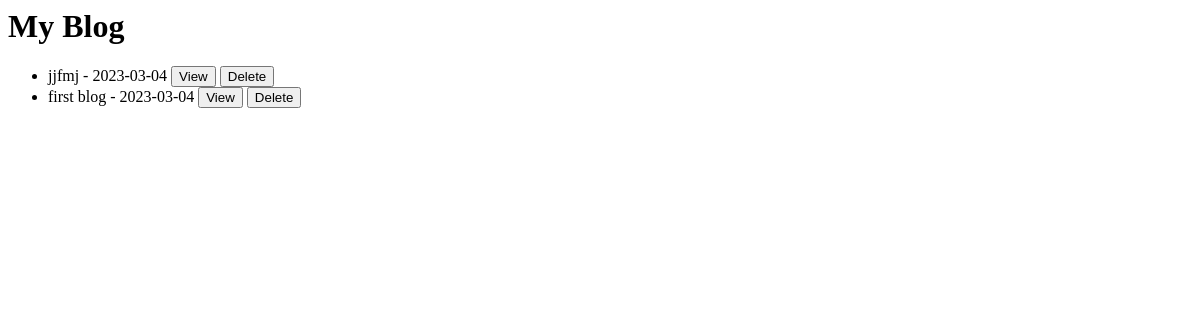
The page /details on the database as committed earlier.
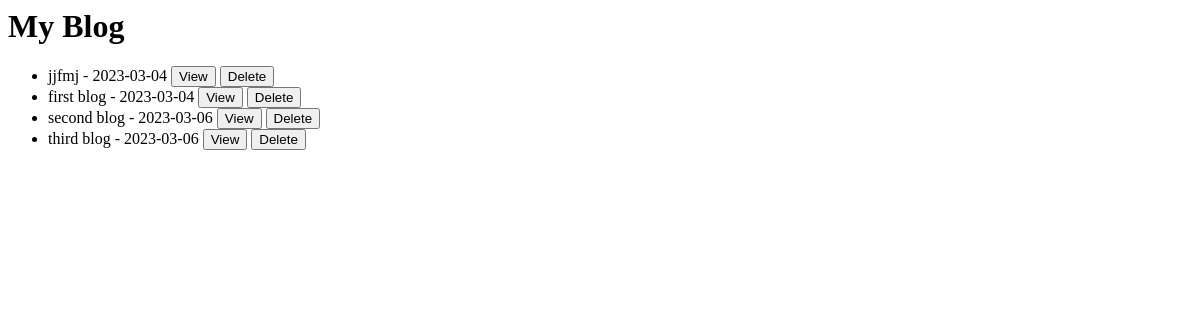
The same page on the database as committed later.
### models.py (models this page shows)
class BlogPost(db.Model):
    title = db.Column(db.String(100), primary_key=True)
    content = db.Column(db.Text, nullable=False)
    date_posted = db.Column(db.DateTime, nullable=False, default=datetime.utcnow)

### views.py (the view)
def details():
    posts = BlogPost.query.all()
    return render_template('details.html', posts=posts)

### templates/details.html
{% block content %}
  <h1>My Blog</h1>
  <ul>
    {% for post in posts %}
    <li>
      {{ post.title }} - {{ post.date_posted.strftime('%Y-%m-%d') }}
      <form action="{{ url_for('post', post_title=post.title) }}" method="GET" style="display: inline;">
        <button type="submit" class="btn btn-danger btn-sm">View</button>
      </form>
      <form action="{{ url_for('delete_post', post_title=post.title) }}" method="GET" style="display: inline;">
        <button type="submit" class="btn btn-danger btn-sm">Delete</button>
      </form>
    </li>
    {% endfor %}
  </ul>
{% endblock %}

Rows that differ between the two databases and show on the page:
added BlogPost: title "second blog", date_posted "2023-03-06"
added BlogPost: title "third blog", date_posted "2023-03-06"
